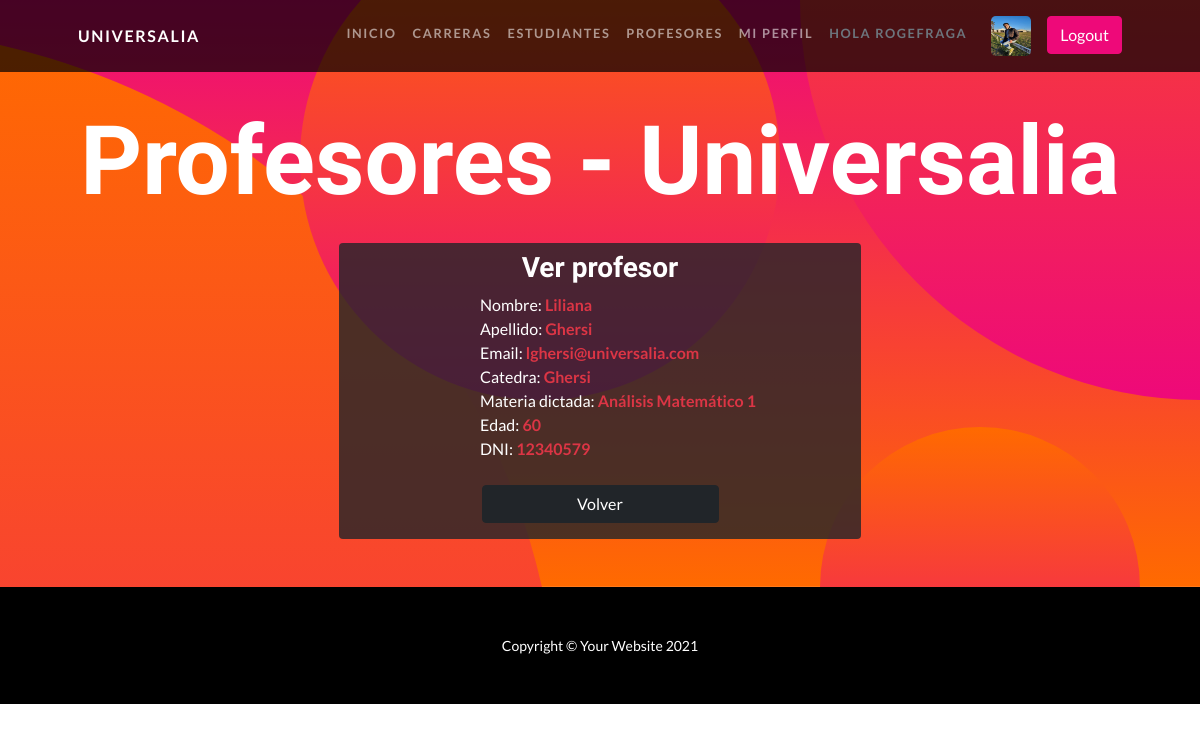
Page /Universidades/verprofesor/4 (signed in) on the committed database.
### Universidades/models.py (models this page shows, shortened)
class Profesor(Model):
  nombre = CharField(max_length=40)
  apellido = CharField(max_length=40)
  email = EmailField()
  catedra = CharField(max_length=40)
  materia_dictada = CharField(max_length=50)
  edad = PositiveIntegerField()
  dni = PositiveBigIntegerField(verbose_name='DNI')

### Universidades/views.py (the view)
# urls.py: path('verprofesor/<pk>', ProfesorDetailView.as_view(), name = 'ver_profesor'),
class ProfesorDetailView(LoginRequiredMixin, AvatarView, DetailView):
  model = Profesor
  template_name = 'profesor/ver_profesor.html'

### Universidades/views.py (called while the page is built)
  def get_context_data(self, **kwargs):
    contexto = super().get_context_data(**kwargs)
    avatares = Avatar.objects.filter(user = self.request.user)
    if avatares:
      contexto['avatar_url'] = avatares.last().imagen.url
    return contexto

### Universidades/templates/profesor/ver_profesor.html (shortened to what this page needs)
{% extends 'padre.html' %}
{% block cambia %}
  <h2 class="masthead-heading mb-0 pb-4 pt-2">Profesores - Universalia</h2>
  <div class="container w-50 pt-2 bg-dark rounded" style="--bs-bg-opacity: .8;">
    <h3 class="text-center">Ver profesor</h3>
    <div class="container d-flex justify-content-center ps-5">
      <ul class="list-unstyled">
        <li class="text-start">Nombre: <b class="text-danger">{{profesor.nombre}}</b></li>
        <li class="text-start">Apellido: <b class="text-danger">{{profesor.apellido}}</b></li>
        <li class="text-start">Email: <b class="text-danger">{{profesor.email}}</b></li>
        <li class="text-start">Catedra: <b class="text-danger">{{profesor.catedra}}</b></li>
        <li class="text-start">Materia dictada: <b class="text-danger">{{profesor.materia_dictada}}</b></li>
        <li class="text-start">Edad: <b class="text-danger">{{profesor.edad}}</b></li>
        <li class="text-start">DNI: <b class="text-danger">{{profesor.dni}}</b></li>
      </ul>
    </div>
    <div class="container d-flex justify-content-center align-items-center pb-2">
      <a class="d-block btn btn-dark m-2 w-50" href="{% url 'profesores' %}">Volver</a>
    </div>
  </div>
{% endblock %}

### Universidades/templates/padre.html (shortened to what this page needs)
<!DOCTYPE html>
<html lang="en">
  <head>
    {% load static %}
    <link href="{% static 'Universidades/css/styles.css' %}" rel="stylesheet" />
  </head>
  <body id="page-top">
    <nav class="navbar navbar-expand-lg navbar-dark navbar-custom fixed-top">
      <div class="container px-5">
        <a class="navbar-brand" href="#page-top">Universalia</a>
        <div class="collapse navbar-collapse" id="navbarResponsive">
          <ul class="navbar-nav ms-auto">
            {% if not user.is_authenticated %}
              <li class="nav-item"><a class="btn btn-primary" href="{% url 'login' %}">Iniciar</a></li>
            {% else %}
              <li class="nav-item"><a class="nav-link" href="{% url 'inicio' %}">Inicio</a></li>
              <li class="nav-item"><a class="nav-link" href="{% url 'carreras' %}">Carreras</a></li>
              <li class="nav-item"><a class="nav-link" href="{% url 'estudiantes' %}">Estudiantes</a></li>
              <li class="nav-item"><a class="nav-link" href="{% url 'profesores' %}">Profesores</a></li>
              <li class="nav-item"><a class="nav-link" href="{% url 'miperfil' %}">Mi perfil</a></li>
              <li class="nav-item"><a class="nav-link text-muted" href="{% url 'inicio' %}">Hola {{ user.username }}</a></li>
            {% if avatar_url %}
              <img src="{{ avatar_url }}" class="mx-3 rounded-3" height="40px" width="40px">
            {% else %}
              <img src="{% static 'Universidades/assets/default.jfif' %}" class="mx-3 rounded-3" height="40px" width="40px">
            {% endif %}
              <li class="nav-item"><a class="btn btn-primary" href="{% url 'logout' %}">Logout</a></li>
            {% endif %}
        </div>
      </div>
    </nav>
    <header class="masthead text-center text-white py-5">
      <div class="masthead-content pt-5">
        <div class="container px-5">
          {% block cambia %}{% endblock %}
        </div>
      </div>
      <div class="bg-circle-1 bg-circle"></div>
      <div class="bg-circle-2 bg-circle"></div>
      <div class="bg-circle-3 bg-circle"></div>
      <div class="bg-circle-4 bg-circle"></div>
    </header>
    <footer class="py-5 bg-black">
      <div class="container px-5"><p class="m-0 text-center text-white small">Copyright &copy; Your Website 2021</p></div>
    </footer>
  </body>
</html>

### rows in the picture
Profesor: nombre "Liliana", apellido "Ghersi", email "lghersi@universalia.com", catedra "Ghersi", materia_dictada "Análisis Matemático 1", edad "60", dni "12340579"

### other values in the picture
{{ user.username }} "ROGEFRAGA"
